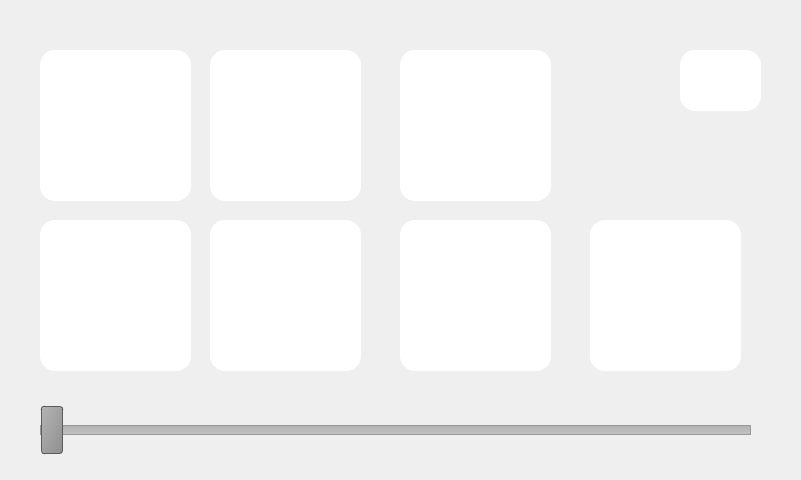
<?xml version="1.0" encoding="UTF-8"?>
<ui version="4.0">
 <class>MainWindow</class>
 <widget class="QMainWindow" name="MainWindow">
  <property name="geometry">
   <rect>
    <x>0</x>
    <y>0</y>
    <width>801</width>
    <height>480</height>
   </rect>
  </property>
  <property name="sizePolicy">
   <sizepolicy hsizetype="Fixed" vsizetype="Fixed">
    <horstretch>0</horstretch>
    <verstretch>0</verstretch>
   </sizepolicy>
  </property>
  <property name="windowTitle">
   <string>MainWindow</string>
  </property>
  <widget class="QWidget" name="centralwidget">
   <widget class="QPushButton" name="btnReturn">
    <property name="geometry">
     <rect>
      <x>680</x>
      <y>50</y>
      <width>81</width>
      <height>61</height>
     </rect>
    </property>
    <property name="styleSheet">
     <string notr="true">background-color: #FFFFFF;
border-style: outset;
border-radius: 15px;</string>
    </property>
    <property name="text">
     <string/>
    </property>
    <property name="iconSize">
     <size>
      <width>75</width>
      <height>75</height>
     </size>
    </property>
   </widget>
   <widget class="QSlider" name="brightnessSlider">
    <property name="geometry">
     <rect>
      <x>40</x>
      <y>400</y>
      <width>711</width>
      <height>61</height>
     </rect>
    </property>
    <property name="styleSheet">
     <string notr="true">QSlider::groove:horizontal {
    border: 1px solid #999999;
    height: 8px; /* the groove expands to the size of the slider by default. by giving it a height, it has a fixed size */
    background: qlineargradient(x1:0, y1:0, x2:0, y2:1, stop:0 #B1B1B1, stop:1 #c4c4c4);
    margin: 2px 0;
}

QSlider::handle:horizontal {
    background: qlineargradient(x1:0, y1:0, x2:1, y2:1, stop:0 #b4b4b4, stop:1 #8f8f8f);
    border: 1px solid #5c5c5c;
    width: 20px;

    margin: -20px 0; /* handle is placed by default on the contents rect of the groove. Expand outside the groove */
    border-radius: 3px;
}</string>
    </property>
    <property name="minimum">
     <number>1</number>
    </property>
    <property name="maximum">
     <number>254</number>
    </property>
    <property name="tracking">
     <bool>true</bool>
    </property>
    <property name="orientation">
     <enum>Qt::Horizontal</enum>
    </property>
    <property name="invertedAppearance">
     <bool>false</bool>
    </property>
    <property name="invertedControls">
     <bool>false</bool>
    </property>
    <property name="tickPosition">
     <enum>QSlider::NoTicks</enum>
    </property>
   </widget>
   <widget class="QPushButton" name="btnColor1">
    <property name="geometry">
     <rect>
      <x>40</x>
      <y>50</y>
      <width>151</width>
      <height>151</height>
     </rect>
    </property>
    <property name="styleSheet">
     <string notr="true">background-color: #FFFFFF;
border-style: outset;
border-radius: 15px;</string>
    </property>
    <property name="text">
     <string/>
    </property>
    <property name="iconSize">
     <size>
      <width>75</width>
      <height>75</height>
     </size>
    </property>
   </widget>
   <widget class="QPushButton" name="btnColor2">
    <property name="geometry">
     <rect>
      <x>210</x>
      <y>50</y>
      <width>151</width>
      <height>151</height>
     </rect>
    </property>
    <property name="styleSheet">
     <string notr="true">background-color: #FFFFFF;
border-style: outset;
border-radius: 15px;</string>
    </property>
    <property name="text">
     <string/>
    </property>
    <property name="iconSize">
     <size>
      <width>75</width>
      <height>75</height>
     </size>
    </property>
   </widget>
   <widget class="QPushButton" name="btnColor3">
    <property name="geometry">
     <rect>
      <x>40</x>
      <y>220</y>
      <width>151</width>
      <height>151</height>
     </rect>
    </property>
    <property name="styleSheet">
     <string notr="true">background-color: #FFFFFF;
border-style: outset;
border-radius: 15px;</string>
    </property>
    <property name="text">
     <string/>
    </property>
    <property name="iconSize">
     <size>
      <width>75</width>
      <height>75</height>
     </size>
    </property>
   </widget>
   <widget class="QPushButton" name="btnColor4">
    <property name="geometry">
     <rect>
      <x>210</x>
      <y>220</y>
      <width>151</width>
      <height>151</height>
     </rect>
    </property>
    <property name="styleSheet">
     <string notr="true">background-color: #FFFFFF;
border-style: outset;
border-radius: 15px;</string>
    </property>
    <property name="text">
     <string/>
    </property>
    <property name="iconSize">
     <size>
      <width>75</width>
      <height>75</height>
     </size>
    </property>
   </widget>
   <widget class="QPushButton" name="btnOn">
    <property name="geometry">
     <rect>
      <x>400</x>
      <y>50</y>
      <width>151</width>
      <height>151</height>
     </rect>
    </property>
    <property name="styleSheet">
     <string notr="true">background-color: #FFFFFF;
border-style: outset;
border-radius: 15px;
</string>
    </property>
    <property name="text">
     <string/>
    </property>
    <property name="iconSize">
     <size>
      <width>75</width>
      <height>75</height>
     </size>
    </property>
   </widget>
   <widget class="QPushButton" name="btnOff">
    <property name="geometry">
     <rect>
      <x>400</x>
      <y>220</y>
      <width>151</width>
      <height>151</height>
     </rect>
    </property>
    <property name="styleSheet">
     <string notr="true">background-color: #FFFFFF;
border-style: outset;
border-radius: 15px;</string>
    </property>
    <property name="text">
     <string/>
    </property>
    <property name="iconSize">
     <size>
      <width>75</width>
      <height>75</height>
     </size>
    </property>
   </widget>
   <widget class="QPushButton" name="btnOn_2">
    <property name="geometry">
     <rect>
      <x>590</x>
      <y>220</y>
      <width>151</width>
      <height>151</height>
     </rect>
    </property>
    <property name="styleSheet">
     <string notr="true">background-color: #FFFFFF;
border-style: outset;
border-radius: 15px;
</string>
    </property>
    <property name="text">
     <string/>
    </property>
    <property name="iconSize">
     <size>
      <width>75</width>
      <height>75</height>
     </size>
    </property>
   </widget>
  </widget>
  <widget class="QMenuBar" name="menubar">
   <property name="geometry">
    <rect>
     <x>0</x>
     <y>0</y>
     <width>801</width>
     <height>21</height>
    </rect>
   </property>
  </widget>
 </widget>
 <resources/>
 <connections/>
</ui>
